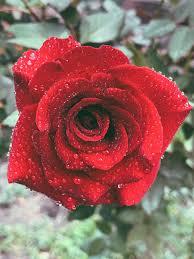
#> input picture images/img6.jpg, 194 x 259 px
$ python hw10.py
#> lines starting #> are read from the running program, lines starting #| are printed output that depends on the picture
import cv2
import numpy as np
import matplotlib.pyplot as plt

# ------------------------------
# Custom morphological functions
# ------------------------------

def custom_erode(img, kernel):
    pad_h, pad_w = kernel.shape[0]//2, kernel.shape[1]//2
    padded = np.pad(img, ((pad_h, pad_h), (pad_w, pad_w)), mode='constant', constant_values=255)
    output = np.zeros_like(img)
    for i in range(img.shape[0]):
        for j in range(img.shape[1]):
            region = padded[i:i+kernel.shape[0], j:j+kernel.shape[1]]
            output[i, j] = np.min(region[kernel == 1])
    return output

def custom_dilate(img, kernel):
    pad_h, pad_w = kernel.shape[0]//2, kernel.shape[1]//2
    padded = np.pad(img, ((pad_h, pad_h), (pad_w, pad_w)), mode='constant', constant_values=0)
    output = np.zeros_like(img)
    for i in range(img.shape[0]):
        for j in range(img.shape[1]):
            region = padded[i:i+kernel.shape[0], j:j+kernel.shape[1]]
            output[i, j] = np.max(region[kernel == 1])
    return output

def custom_open(img, kernel):
    return custom_dilate(custom_erode(img, kernel), kernel)

def custom_close(img, kernel):
    return custom_erode(custom_dilate(img, kernel), kernel)

def custom_tophat(img, kernel):
    return cv2.subtract(img, custom_open(img, kernel))

def custom_blackhat(img, kernel):
    return cv2.subtract(custom_close(img, kernel), img)


# ------------------------------
# Structuring elements
# ------------------------------

def diamond_kernel(size=5):
#> called with size = 5
    assert size % 2 == 1, "Kernel size must be odd"
    k = np.zeros((size, size), dtype=np.uint8)
    mid = size // 2
    for i in range(size):
        for j in range(size):
            if abs(i - mid) + abs(j - mid) <= mid:
                k[i, j] = 1
    return k

kernel_types = {
    "Rectangular": cv2.getStructuringElement(cv2.MORPH_RECT, (5, 5)),
    "Elliptical": cv2.getStructuringElement(cv2.MORPH_ELLIPSE, (5, 5)),
    "Cross": cv2.getStructuringElement(cv2.MORPH_CROSS, (5, 5)),
    "Diamond": diamond_kernel(5)
}

# ------------------------------
# Morphological operations
# ------------------------------

builtin_ops = {
    "Erosion": lambda i, k: cv2.erode(i, k),
    "Dilation": lambda i, k: cv2.dilate(i, k),
    "Opening": lambda i, k: cv2.morphologyEx(i, cv2.MORPH_OPEN, k),
    "Closing": lambda i, k: cv2.morphologyEx(i, cv2.MORPH_CLOSE, k),
    "Top-hat": lambda i, k: cv2.morphologyEx(i, cv2.MORPH_TOPHAT, k),
    "Black-hat": lambda i, k: cv2.morphologyEx(i, cv2.MORPH_BLACKHAT, k)
}

custom_ops = {
    "Erosion": custom_erode,
    "Dilation": custom_dilate,
    "Opening": custom_open,
    "Closing": custom_close,
    "Top-hat": custom_tophat,
    "Black-hat": custom_blackhat
}

# ------------------------------
# Load image
# ------------------------------

img = cv2.imread("../images/img6.jpg", cv2.IMREAD_GRAYSCALE)
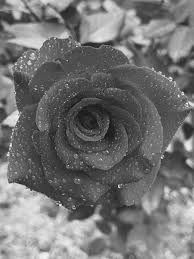
#> img: shape (259, 194); min 16, max 255, mean 114.6
if img is None:
    raise FileNotFoundError("Please place '../images/img.jpg' in the correct path.")

# ------------------------------
# Plot both OpenCV and Custom side-by-side (clearly labeled)
# ------------------------------

num_ops = len(builtin_ops)
num_kernels = len(kernel_types)

# Make larger figure for readability
fig, axes = plt.subplots(num_ops * 2, num_kernels, figsize=(16, 8))
plt.suptitle("Morphological Transformations: OpenCV vs Custom Implementation", fontsize=20, y=0.93, weight="bold")

for row_idx, (op_name, builtin_func) in enumerate(builtin_ops.items()):
    custom_func = custom_ops[op_name]

    for col_idx, (k_name, k) in enumerate(kernel_types.items()):
        # --- OpenCV version ---
        built_result = builtin_func(img, k)
        ax = axes[row_idx * 2][col_idx]
        ax.imshow(built_result, cmap="gray")
        if col_idx == 0:
            ax.set_ylabel(f"{op_name}\n(OpenCV)", fontsize=12, weight="bold", color="navy")
        ax.set_title(k_name, fontsize=11)
        ax.axis("off")

        # --- Custom version ---
#> (the run stopped early here; a loop or call above may not have finished)
